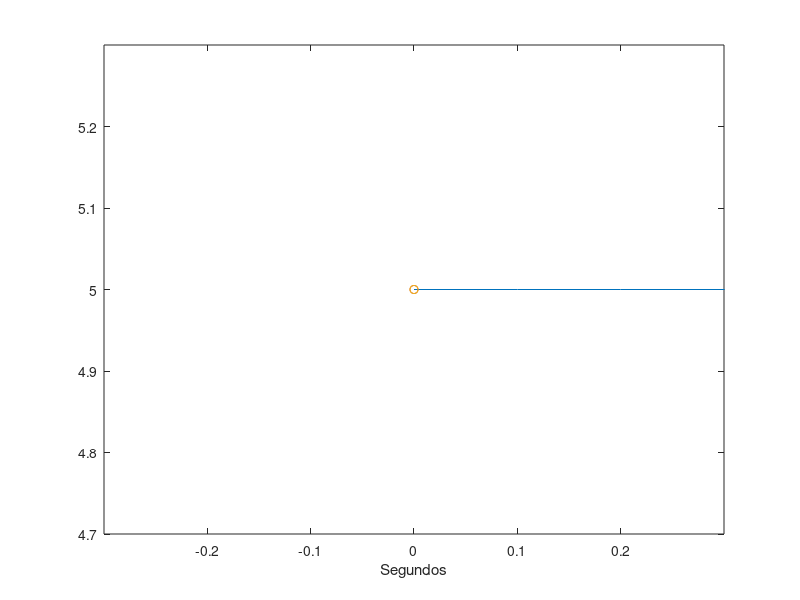

This chart was generated by the following MATLAB code:
vMin=input('Introduzca el valor mínimo: ');
vMax=input('Introduzca el valor máximo: ');
maxSeconds=9.9;
minSeconds=0;
step=0.1;
randValues= vMin + (vMax-vMin)*rand(100,1);
seconds=minSeconds:step:maxSeconds;
[maxValue, maxValueIndex] = max(randValues);
[minValue, minValueIndex] = min(randValues);
plot(seconds, randValues)
hold on
plot(maxValueIndex*step-step,maxValue,'-o')
plot(minValueIndex*step-step,minValue,'-o')
xlabel('Segundos')

factor=0.3;
axis([maxValueIndex*step-step-factor, maxValueIndex*step-step+factor, maxValue-factor, maxValue+factor])